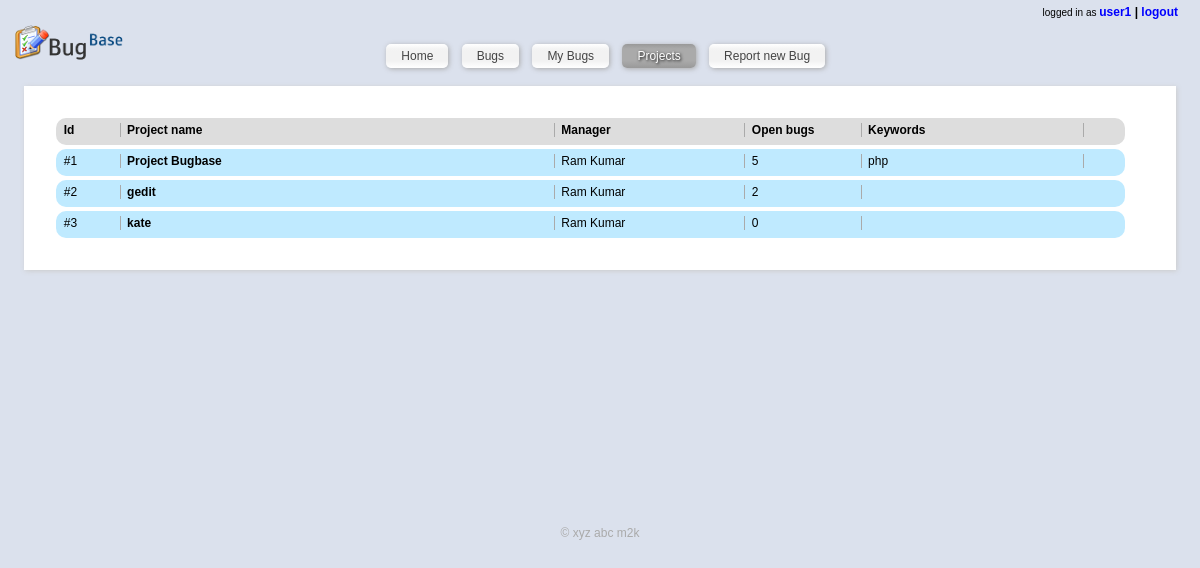
/index.php?page=projects (signed in), run on the app's committed database.
### tables this page shows
CREATE TABLE IF NOT EXISTS `projects` (
  `id` int(11) NOT NULL AUTO_INCREMENT,
  `name` varchar(500) NOT NULL,
  `description` varchar(2000) NOT NULL,
  `owner` int(11) NOT NULL,
  `keywords` varchar(500) NOT NULL,
  PRIMARY KEY (`id`)
);

### index.php (called while the page is built, shortened)
<?php
require 'libs/Smarty.class.php';
$smarty = new Smarty;
include_once('includes/models.inc.php');
if (loggedIn()){
	$template = 'home.html';
	$smarty->assign('subtitle', 'home');
} else {
	$template = 'login.html';
	$smarty->assign('subtitle', 'Login');
}
if (!isset($_GET['page']))
	$page = '';
else
	$page = $_GET['page'];
switch ($page){
		case 'projects':
			$template = 'projectlist.html';
			$smarty->assign('subtitle','Projects');
			$smarty->assign('projectlist_heading', 'All projects');
			$smarty->assign('projectlist',getProjectList());
			break;
}
$smarty->display('header.html');
$smarty->display($template);
$smarty->display('footer.html');
?>

### includes/models.inc.php (called while the page is built, shortened)
<?php
function getProjectList(){
	$projectlist = array();
	$index = 0;
	$query = "SELECT * FROM `projects` order by id asc;";
	$result = mysql_query($query) or die ("Failed to fetch project list");
	while ($row = mysql_fetch_assoc($result)){
		$query2 = "SELECT count(id) from `bughistory` where `bug_id` in (SELECT id from `bugs` where  `project`={$row['id']}) and `status` in (SELECT `id` from `statuses` where label='open');";
		$result2 = mysql_query($query2);
		if ($row2 = mysql_fetch_array($result2)){
			$row['open_count'] = $row2[0];
		}
		$query2 = "SELECT name from users where id={$row['owner']};";
		$result2 = mysql_query($query2);
		if ($row2 = mysql_fetch_array($result2)){
			$row['owner'] = $row2[0];
		}
		$projectlist[$index++] = $row;
	}
	return $projectlist;
}

### templates_c/%%8A^8A8^8A8B20C8%%projectlist.html.php (the view, shortened to what this page needs)
<div id='contentSpacer'>
	<div id='buglist'>
		<ul>
			<li class='heading'>
				<div class='l_pid'> Id </div>
				<div class='l_projectname'> Project name </div>
				<div class='l_owner'> Manager </div>
				<div class='l_open'> Open bugs </div>
				<div class='l_keywords'> Keywords </div>
			</li>
			<?php unset($this->_sections['i']);
$this->_sections['i']['name'] = 'i';
$this->_sections['i']['loop'] = is_array($_loop=$this->_tpl_vars['buglist']) ? count($_loop) : max(0, (int)$_loop); unset($_loop);
$this->_sections['i']['show'] = true;
$this->_sections['i']['max'] = $this->_sections['i']['loop'];
$this->_sections['i']['step'] = 1;
$this->_sections['i']['start'] = $this->_sections['i']['step'] > 0 ? 0 : $this->_sections['i']['loop']-1;
if ($this->_sections['i']['show']) {
    $this->_sections['i']['total'] = $this->_sections['i']['loop'];
    if ($this->_sections['i']['total'] == 0)
        $this->_sections['i']['show'] = false;
} else
    $this->_sections['i']['total'] = 0;
?>
			<?php unset($this->_sections['i']);
$this->_sections['i']['name'] = 'i';
$this->_sections['i']['loop'] = is_array($_loop=$this->_tpl_vars['projectlist']) ? count($_loop) : max(0, (int)$_loop); unset($_loop);
$this->_sections['i']['show'] = true;
$this->_sections['i']['max'] = $this->_sections['i']['loop'];
$this->_sections['i']['step'] = 1;
$this->_sections['i']['start'] = $this->_sections['i']['step'] > 0 ? 0 : $this->_sections['i']['loop']-1;
if ($this->_sections['i']['show']) {
    $this->_sections['i']['total'] = $this->_sections['i']['loop'];
} else
    $this->_sections['i']['total'] = 0;
if ($this->_sections['i']['show']):
            for ($this->_sections['i']['index'] = $this->_sections['i']['start'], $this->_sections['i']['iteration'] = 1;
                 $this->_sections['i']['iteration'] <= $this->_sections['i']['total'];
                 $this->_sections['i']['index'] += $this->_sections['i']['step'], $this->_sections['i']['iteration']++):
$this->_sections['i']['rownum'] = $this->_sections['i']['iteration'];
$this->_sections['i']['index_prev'] = $this->_sections['i']['index'] - $this->_sections['i']['step'];
$this->_sections['i']['index_next'] = $this->_sections['i']['index'] + $this->_sections['i']['step'];
$this->_sections['i']['first']      = ($this->_sections['i']['iteration'] == 1);
$this->_sections['i']['last']       = ($this->_sections['i']['iteration'] == $this->_sections['i']['total']);
?>
				<li class='l_project'>
					<div class='l_pid'> #<?php echo $this->_tpl_vars['projectlist'][$this->_sections['i']['index']]['id']; ?>
 </div>
					<div class='l_projectname'><?php echo $this->_tpl_vars['projectlist'][$this->_sections['i']['index']]['name']; ?>
</div>
					<div class='l_owner'><?php echo $this->_tpl_vars['projectlist'][$this->_sections['i']['index']]['owner']; ?>
</div>
					<div class='l_open'><?php echo $this->_tpl_vars['projectlist'][$this->_sections['i']['index']]['open_count']; ?>
</div>
					<div class='l_keywords'><?php echo $this->_tpl_vars['projectlist'][$this->_sections['i']['index']]['keywords']; ?>
</div>
				</li>
			<?php endfor; endif; ?>
		</ul>
	</div>
</div>

### libs/Smarty.class.php (shortened to what this page needs)
<?php
class Smarty
{
    var $template_dir    =  'templates';
    var $compile_dir     =  'templates_c';
    var $debugging       =  false;
    var $error_reporting  =  null;
    var $compile_check   =  true;
    var $force_compile   =  false;
    var $caching         =  0;
    var $compile_id            = null;
    var $use_sub_dirs          = false;
    var $default_resource_type    = 'file';
    var $_compile_id           = null;
    var $_plugins              = array(
                                       'modifier'      => array(),
                                       'function'      => array(),
                                       'block'         => array(),
                                       'compiler'      => array(),
                                       'prefilter'     => array(),
                                       'postfilter'    => array(),
                                       'outputfilter'  => array(),
                                       'resource'      => array(),
                                       'insert'        => array());
    function display($resource_name, $cache_id = null, $compile_id = null)
    {
        $this->fetch($resource_name, $cache_id, $compile_id, true);
    }
    function fetch($resource_name, $cache_id = null, $compile_id = null, $display = false)
    {
        $_smarty_old_error_level = $this->debugging ? error_reporting() : error_reporting(isset($this->error_reporting)
               ? $this->error_reporting : error_reporting() & ~E_NOTICE);
        if (!isset($compile_id)) {
            $compile_id = $this->compile_id;
        }
        $this->_compile_id = $compile_id;
        $_smarty_compile_path = $this->_get_compile_path($resource_name);
        if ($display && !$this->caching && count($this->_plugins['outputfilter']) == 0) {
            if ($this->_is_compiled($resource_name, $_smarty_compile_path)
                    || $this->_compile_resource($resource_name, $_smarty_compile_path))
            {
                include($_smarty_compile_path);
            }
        }
        if ($display) {
            return;
        } else {
            error_reporting($_smarty_old_error_level);
            if (isset($_smarty_results)) { return $_smarty_results; }
        }
    }
    function _is_compiled($resource_name, $compile_path)
    {
        if (!$this->force_compile && file_exists($compile_path)) {
            if (!$this->compile_check) {
                return true;
            } else {
                $_params = array('resource_name' => $resource_name, 'get_source'=>false);
                if (!$this->_fetch_resource_info($_params)) {
                    return false;
                }
                if ($_params['resource_timestamp'] <= filemtime($compile_path)) {
                    return true;
                } else {
                    return false;
                }
            }
        } else {
            return false;
        }
    }
    function _get_compile_path($resource_name)
    {
        return $this->_get_auto_filename($this->compile_dir, $resource_name,
                                         $this->_compile_id) . '.php';
    }
    function _fetch_resource_info(&$params)
    {
        if(!isset($params['quiet'])) { $params['quiet'] = false; }
        $_return = false;
        $_params = array('resource_name' => $params['resource_name']) ;
        if (isset($params['resource_base_path']))
            $_params['resource_base_path'] = $params['resource_base_path'];
        else
            $_params['resource_base_path'] = $this->template_dir;
        if ($this->_parse_resource_name($_params)) {
            $_resource_type = $_params['resource_type'];
            $_resource_name = $_params['resource_name'];
            switch ($_resource_type) {
                case 'file':
                    $_return = is_file($_resource_name) && is_readable($_resource_name);
                    break;
            }
        }
        return $_return;
    }
    function _parse_resource_name(&$params)
    {
        $_resource_name_parts = explode(':', $params['resource_name'], 2);
        if (count($_resource_name_parts) == 1) {
            $params['resource_type'] = $this->default_resource_type;
            $params['resource_name'] = $_resource_name_parts[0];
        }
        if ($params['resource_type'] == 'file') {
            if (!preg_match('/^([\/\\\\]|[a-zA-Z]:[\/\\\\])/', $params['resource_name'])) {
                foreach ((array)$params['resource_base_path'] as $_curr_path) {
                    $_fullpath = $_curr_path . DIRECTORY_SEPARATOR . $params['resource_name'];
                    if (file_exists($_fullpath) && is_file($_fullpath)) {
                        $params['resource_name'] = $_fullpath;
                        return true;
                    }
                }
                return false;
            } else {
                return file_exists($params['resource_name']);
            }
        } elseif (empty($this->_plugins['resource'][$params['resource_type']])) {
            $_params = array('type' => $params['resource_type']);
            require_once(SMARTY_CORE_DIR . 'core.load_resource_plugin.php');
            smarty_core_load_resource_plugin($_params, $this);
        }
        return true;
    }
    function _get_auto_filename($auto_base, $auto_source = null, $auto_id = null)
    {
        $_compile_dir_sep =  $this->use_sub_dirs ? DIRECTORY_SEPARATOR : '^';
        $_return = $auto_base . DIRECTORY_SEPARATOR;
        if(isset($auto_source)) {
            $_filename = urlencode(basename($auto_source));
            $_crc32 = sprintf('%08X', crc32($auto_source));
            $_crc32 = substr($_crc32, 0, 2) . $_compile_dir_sep .
                      substr($_crc32, 0, 3) . $_compile_dir_sep . $_crc32;
            $_return .= '%%' . $_crc32 . '%%' . $_filename;
        }
        return $_return;
    }
}
?>

### templates_c/%%71^714^714F4B17%%header.html.php (shortened to what this page needs)
<!DOCTYPE html PUBLIC "-//W3C//DTD XHTML 1.0 Transitional//EN"
  "http://www.w3.org/TR/xhtml1/DTD/xhtml1-transitional.dtd">
<html xmlns="http://www.w3.org/1999/xhtml">
<head>
  <link rel="stylesheet" href="/static/style.css" type="text/css" media="screen" title="bugbase stylesheet" charset="utf-8" />
</head>
<body>
<div id='wrapper'>
  <div id='headarea'>
    <div id='topmenu'>
		<?php if (isset ( $this->_tpl_vars['user_id'] )): ?>
			<small>logged in as </small>
			<strong>
				<a href='#'><?php echo $this->_tpl_vars['user_name']; ?>
</a> | <a href='/index.php?page=logout'>logout</a>
			</strong>
		<?php endif; ?>
    </div>
    <div id='headcontent'>
      <?php if (isset ( $this->_tpl_vars['user_id'] )): ?>
		<div class='baseLogo'>
			<a href='/'>
				<img src='/static/images/bugbase_small.png' alt='Bugbase - home' />
			</a>
		</div>
		<div class='mainMenu'>
			<ul>
				<li class='<?php if (( $this->_tpl_vars['currentpage'] == 'home' )): ?>rounded_selected<?php else: ?>rounded<?php endif; ?>'>
					<a href='/index.php?page=home'>Home</a>
				</li>
				<li class='<?php if (( $this->_tpl_vars['currentpage'] == 'allbugs' )): ?>rounded_selected<?php else: ?>rounded<?php endif; ?>'>
					<a href='/index.php?page=list'>Bugs</a>
				</li>
				<li class='<?php if (( $this->_tpl_vars['currentpage'] == 'mybugs' )): ?>rounded_selected<?php else: ?>rounded<?php endif; ?>'>
					<a href='/index.php?page=list&filter=self'>My Bugs</a>
				</li>
				<li class='<?php if (( $this->_tpl_vars['currentpage'] == 'projects' )): ?>rounded_selected<?php else: ?>rounded<?php endif; ?>'>
					<a href='/index.php?page=projects'>Projects</a>
				</li>
				<li class='<?php if (( $this->_tpl_vars['currentpage'] == 'reportNew' )): ?>rounded_selected<?php else: ?>rounded<?php endif; ?>'>
					<a href='/index.php?page=reportNew'>Report new Bug</a>
				</li>
			</ul>
		</div>
      <?php endif; ?>
    </div>
  </div>
  <div id='content'>

### templates_c/%%80^806^80621A61%%footer.html.php (shortened to what this page needs)
  </div>
  <div id='footer'>
	&copy; xyz abc m2k
  </div>
</div>
</body>
</html>

### static/style.css (style rules this page uses)
* { margin:0px; padding:0px; text-decoration:none; }
img { border: 0px; }
a { color:blue; }
body { text-align:center; font-size:12px; font-family: helvetica,arial,freesans,clean,sans-serif; background-color: #dbe1ed; }
#wrapper { width:98%; margin:0px auto; text-align:left; }
#topmenu { text-align:right; font-size:1em; padding-right:10px; padding-top:5px; }
#headarea { min-height:40px; }
.baseLogo { display:inline-block; }
.mainMenu { text-align:center; width:80%; display:inline-block; }
.mainMenu ul li { list-style:none; display:inline-block; }
.mainMenu ul li a { color:#444; }
#content { min-height:400px; margin:0px auto; width:98%; }
#footer { margin-top:40px; color:#aaaaaa; text-align:center; }
.rounded { background-color: #f4f4f4; background: -webkit-gradient(linear, left top, left bottom, from(#ffffff), to(#ffffff), color-stop(0.2, #f4f4f4), color-stop(0.3, #f2f2f2), color-stop(0.7, #f2f2f2)); color:#333; border-radius:5px; -moz-border-radius:5px; padding:5px 15px; margin:5px 5px -5px 5px; font-size:1.0em; -webkit-box-shadow: 1px 1px 5px #aaa; -moz-box-shadow: 1px 1px 5px #aaa; overflow:hidden; }
.rounded_selected { background-color: #999; background: -webkit-gradient(linear, left top, left bottom, from(#999), to(#999), color-stop(0.2, #aaa), color-stop(0.3, #aaa), color-stop(0.7, #aaa)); color:#fff; border-radius:5px; -moz-border-radius:5px; padding:5px 15px; margin:5px 5px -5px 5px; font-size:1.0em; -webkit-box-shadow: 1px 1px 5px #aaa; -moz-box-shadow: 1px 1px 5px #aaa; overflow:hidden; }
.mainMenu ul .rounded_selected a { color: #fff; text-shadow: 1px 1px 3px #000; }
#contentSpacer { margin-top:20px; background:#ffffff; -webkit-box-shadow:1px 1px 5px #ccc; -moz-box-shadow:1px 1px 5px #ccc; padding:30px; }
#buglist ul li { background: #dddddd; border-radius:10px; -moz-border-radius:10px; padding:5px; margin:2px; list-style:none; display:inline-block; width:97%; overflow:hidden; }
#buglist ul li div { display:inline-block; border-right:1px solid #aaa; padding-right:3px; padding-left:3px; overflow:hidden; }
#buglist ul li.heading { font-weight:bold; }
#buglist ul .l_project { background: #BFEAFF; }
#buglist ul li .l_pid { width:5%; }
#buglist ul li .l_projectname { width:40%; font-weight:bold; }
#buglist ul li .l_owner { width:17%; }
#buglist ul li .l_open { width:10%; }
#buglist ul li .l_keywords { width:20%; }

### data on the page
projects: id "1", name "Project Bugbase", _sections "Ram Kumar", _sections "5", keywords "php"
projects: id "2", name "gedit", _sections "Ram Kumar"
projects: id "3", name "kate", _sections "Ram Kumar", _sections "0"

### other printed values
$this->_tpl_vars['user_name'] "user1"
